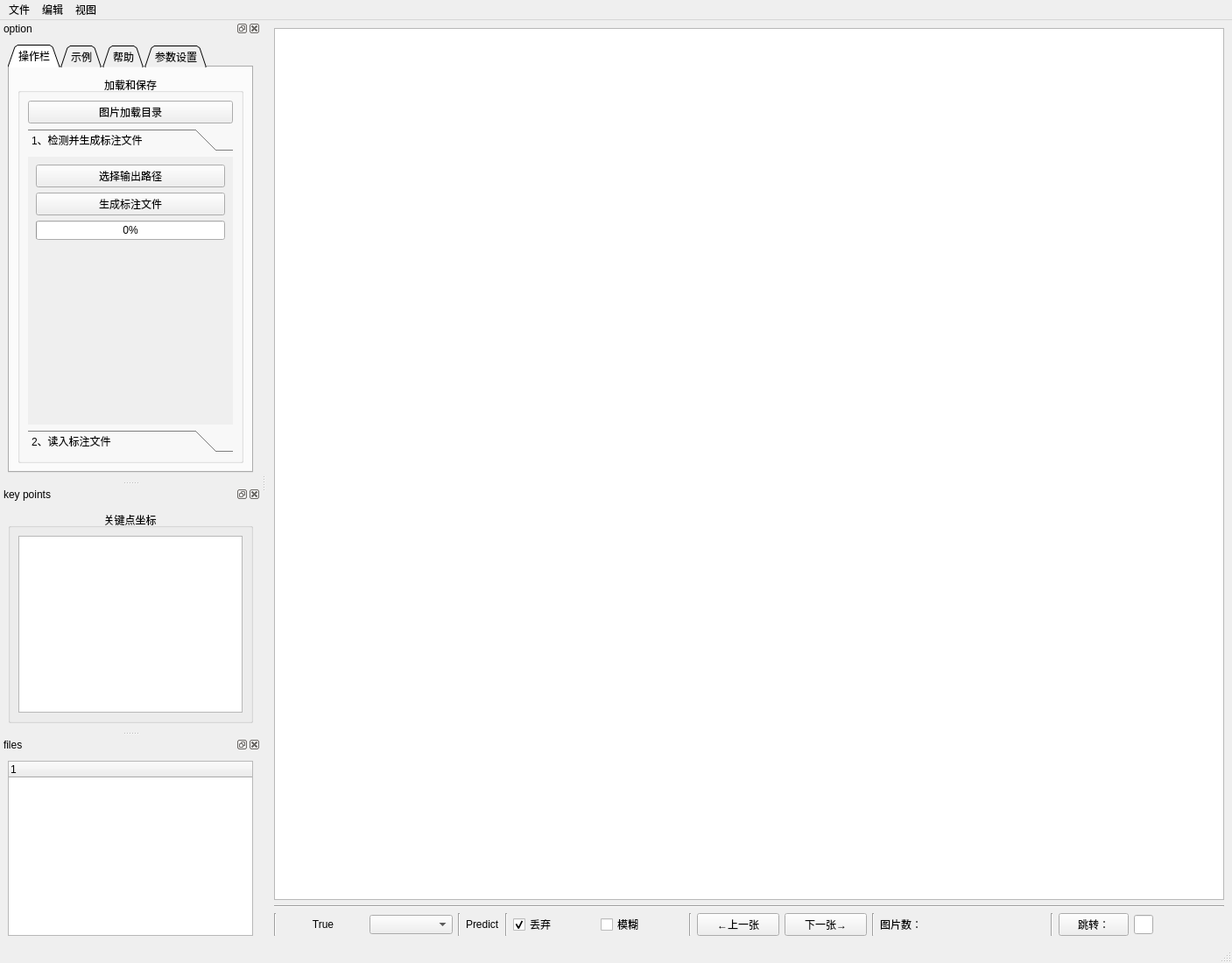
<?xml version="1.0" encoding="UTF-8"?>
<ui version="4.0">
 <class>MainWindow</class>
 <widget class="QMainWindow" name="MainWindow">
  <property name="geometry">
   <rect>
    <x>0</x>
    <y>0</y>
    <width>1407</width>
    <height>1100</height>
   </rect>
  </property>
  <property name="windowTitle">
   <string>LabelKPs</string>
  </property>
  <widget class="QWidget" name="centralwidget">
   <layout class="QHBoxLayout" name="horizontalLayout">
    <item>
     <layout class="QVBoxLayout" name="verticalLayout_8">
      <item>
       <widget class="QGraphicsView" name="graphicsView">
        <property name="cursor" stdset="0">
         <cursorShape>CrossCursor</cursorShape>
        </property>
        <property name="acceptDrops">
         <bool>true</bool>
        </property>
        <property name="frameShape">
         <enum>QFrame::StyledPanel</enum>
        </property>
        <property name="frameShadow">
         <enum>QFrame::Sunken</enum>
        </property>
       </widget>
      </item>
      <item>
       <layout class="QVBoxLayout" name="verticalLayout_5">
        <item>
         <widget class="Line" name="line">
          <property name="orientation">
           <enum>Qt::Horizontal</enum>
          </property>
         </widget>
        </item>
        <item>
         <layout class="QHBoxLayout" name="horizontalLayout_3" stretch="1,1,1,0,0,0,1,1,0,1,1,0,2,1,2">
          <item>
           <widget class="Line" name="line_5">
            <property name="orientation">
             <enum>Qt::Vertical</enum>
            </property>
           </widget>
          </item>
          <item>
           <widget class="QLabel" name="label_classes">
            <property name="baseSize">
             <size>
              <width>20</width>
              <height>0</height>
             </size>
            </property>
            <property name="contextMenuPolicy">
             <enum>Qt::DefaultContextMenu</enum>
            </property>
            <property name="text">
             <string>True</string>
            </property>
            <property name="alignment">
             <set>Qt::AlignCenter</set>
            </property>
           </widget>
          </item>
          <item>
           <widget class="QComboBox" name="comboBox"/>
          </item>
          <item>
           <widget class="Line" name="line_7">
            <property name="orientation">
             <enum>Qt::Vertical</enum>
            </property>
           </widget>
          </item>
          <item>
           <widget class="QLabel" name="label_predict">
            <property name="text">
             <string>Predict</string>
            </property>
           </widget>
          </item>
          <item>
           <widget class="Line" name="line_6">
            <property name="orientation">
             <enum>Qt::Vertical</enum>
            </property>
           </widget>
          </item>
          <item>
           <widget class="QCheckBox" name="discard">
            <property name="text">
             <string>丢弃</string>
            </property>
            <property name="checked">
             <bool>true</bool>
            </property>
           </widget>
          </item>
          <item>
           <widget class="QCheckBox" name="poor">
            <property name="text">
             <string>模糊</string>
            </property>
           </widget>
          </item>
          <item>
           <widget class="Line" name="line_4">
            <property name="orientation">
             <enum>Qt::Vertical</enum>
            </property>
           </widget>
          </item>
          <item>
           <widget class="QPushButton" name="preButton">
            <property name="text">
             <string>←上一张</string>
            </property>
           </widget>
          </item>
          <item>
           <widget class="QPushButton" name="nextButton">
            <property name="text">
             <string>下一张→</string>
            </property>
           </widget>
          </item>
          <item>
           <widget class="Line" name="line_2">
            <property name="orientation">
             <enum>Qt::Vertical</enum>
            </property>
           </widget>
          </item>
          <item>
           <widget class="QLabel" name="number_label">
            <property name="text">
             <string>图片数：     </string>
            </property>
           </widget>
          </item>
          <item>
           <widget class="Line" name="line_3">
            <property name="orientation">
             <enum>Qt::Vertical</enum>
            </property>
           </widget>
          </item>
          <item>
           <layout class="QHBoxLayout" name="horizontalLayout_2" stretch="1,2,10">
            <item>
             <widget class="QPushButton" name="goButton">
              <property name="text">
               <string>跳转：</string>
              </property>
             </widget>
            </item>
            <item>
             <widget class="QLineEdit" name="lineEdit">
              <property name="text">
               <string/>
              </property>
             </widget>
            </item>
            <item>
             <spacer name="horizontalSpacer">
              <property name="orientation">
               <enum>Qt::Horizontal</enum>
              </property>
              <property name="sizeHint" stdset="0">
               <size>
                <width>40</width>
                <height>20</height>
               </size>
              </property>
             </spacer>
            </item>
           </layout>
          </item>
         </layout>
        </item>
       </layout>
      </item>
     </layout>
    </item>
   </layout>
  </widget>
  <widget class="QMenuBar" name="menubar">
   <property name="geometry">
    <rect>
     <x>0</x>
     <y>0</y>
     <width>1407</width>
     <height>30</height>
    </rect>
   </property>
   <widget class="QMenu" name="menu">
    <property name="title">
     <string>文件</string>
    </property>
    <addaction name="action_loadDir"/>
    <addaction name="separator"/>
    <addaction name="action_labelfile"/>
    <addaction name="action_save"/>
   </widget>
   <widget class="QMenu" name="menu_2">
    <property name="title">
     <string>编辑</string>
    </property>
    <addaction name="separator"/>
    <addaction name="action_pre"/>
    <addaction name="action_next"/>
    <addaction name="action_go"/>
    <addaction name="separator"/>
    <addaction name="action_override"/>
   </widget>
   <widget class="QMenu" name="menu_3">
    <property name="title">
     <string>视图</string>
    </property>
    <addaction name="actionoption"/>
    <addaction name="actionkey_points"/>
    <addaction name="actionfiles"/>
   </widget>
   <addaction name="menu"/>
   <addaction name="menu_2"/>
   <addaction name="menu_3"/>
  </widget>
  <widget class="QStatusBar" name="statusbar"/>
  <widget class="QDockWidget" name="dockWidget_1">
   <property name="windowTitle">
    <string>option</string>
   </property>
   <attribute name="dockWidgetArea">
    <number>1</number>
   </attribute>
   <widget class="QWidget" name="dockWidgetContents">
    <layout class="QVBoxLayout" name="verticalLayout_2">
     <item>
      <widget class="QTabWidget" name="tabWidget">
       <property name="layoutDirection">
        <enum>Qt::LeftToRight</enum>
       </property>
       <property name="tabPosition">
        <enum>QTabWidget::North</enum>
       </property>
       <property name="tabShape">
        <enum>QTabWidget::Triangular</enum>
       </property>
       <property name="currentIndex">
        <number>0</number>
       </property>
       <property name="elideMode">
        <enum>Qt::ElideNone</enum>
       </property>
       <property name="documentMode">
        <bool>false</bool>
       </property>
       <property name="tabsClosable">
        <bool>false</bool>
       </property>
       <property name="movable">
        <bool>true</bool>
       </property>
       <property name="tabBarAutoHide">
        <bool>false</bool>
       </property>
       <widget class="QWidget" name="tab_1">
        <attribute name="title">
         <string>操作栏</string>
        </attribute>
        <layout class="QVBoxLayout" name="verticalLayout_9">
         <item>
          <widget class="QGroupBox" name="GBload_save">
           <property name="title">
            <string>加载和保存</string>
           </property>
           <property name="alignment">
            <set>Qt::AlignCenter</set>
           </property>
           <layout class="QVBoxLayout" name="verticalLayout_4">
            <item>
             <widget class="QPushButton" name="loadButton">
              <property name="text">
               <string>图片加载目录</string>
              </property>
              <property name="checkable">
               <bool>false</bool>
              </property>
              <property name="autoDefault">
               <bool>false</bool>
              </property>
              <property name="default">
               <bool>false</bool>
              </property>
              <property name="flat">
               <bool>false</bool>
              </property>
             </widget>
            </item>
            <item>
             <widget class="QToolBox" name="toolBox">
              <property name="currentIndex">
               <number>0</number>
              </property>
              <widget class="QWidget" name="page">
               <property name="geometry">
                <rect>
                 <x>0</x>
                 <y>0</y>
                 <width>224</width>
                 <height>310</height>
                </rect>
               </property>
               <attribute name="label">
                <string>1、检测并生成标注文件</string>
               </attribute>
               <layout class="QVBoxLayout" name="verticalLayout_14">
                <item>
                 <widget class="QPushButton" name="outputButton">
                  <property name="text">
                   <string>选择输出路径</string>
                  </property>
                 </widget>
                </item>
                <item>
                 <widget class="QPushButton" name="generateButton">
                  <property name="text">
                   <string>生成标注文件</string>
                  </property>
                 </widget>
                </item>
                <item>
                 <widget class="QProgressBar" name="progressBar">
                  <property name="value">
                   <number>0</number>
                  </property>
                  <property name="alignment">
                   <set>Qt::AlignCenter</set>
                  </property>
                  <property name="orientation">
                   <enum>Qt::Horizontal</enum>
                  </property>
                  <property name="invertedAppearance">
                   <bool>false</bool>
                  </property>
                  <property name="textDirection">
                   <enum>QProgressBar::TopToBottom</enum>
                  </property>
                  <property name="format">
                   <string>%p%</string>
                  </property>
                 </widget>
                </item>
                <item>
                 <spacer name="verticalSpacer_4">
                  <property name="orientation">
                   <enum>Qt::Vertical</enum>
                  </property>
                  <property name="sizeHint" stdset="0">
                   <size>
                    <width>20</width>
                    <height>40</height>
                   </size>
                  </property>
                 </spacer>
                </item>
               </layout>
              </widget>
              <widget class="QWidget" name="page_2">
               <property name="geometry">
                <rect>
                 <x>0</x>
                 <y>0</y>
                 <width>224</width>
                 <height>310</height>
                </rect>
               </property>
               <attribute name="label">
                <string>2、读入标注文件</string>
               </attribute>
               <layout class="QVBoxLayout" name="verticalLayout_7">
                <item>
                 <widget class="QPushButton" name="jsonButton">
                  <property name="text">
                   <string>选择标注文件</string>
                  </property>
                 </widget>
                </item>
                <item>
                 <widget class="QPushButton" name="redetectButton">
                  <property name="text">
                   <string>重新检测当前图片</string>
                  </property>
                 </widget>
                </item>
                <item>
                 <widget class="QPushButton" name="saveButton">
                  <property name="text">
                   <string>保存标注文件</string>
                  </property>
                 </widget>
                </item>
                <item>
                 <spacer name="verticalSpacer_3">
                  <property name="orientation">
                   <enum>Qt::Vertical</enum>
                  </property>
                  <property name="sizeHint" stdset="0">
                   <size>
                    <width>20</width>
                    <height>40</height>
                   </size>
                  </property>
                 </spacer>
                </item>
               </layout>
              </widget>
             </widget>
            </item>
           </layout>
          </widget>
         </item>
        </layout>
       </widget>
       <widget class="QWidget" name="tab_2">
        <attribute name="title">
         <string>示例</string>
        </attribute>
        <layout class="QVBoxLayout" name="verticalLayout" stretch="1,0,3">
         <item>
          <spacer name="verticalSpacer_2">
           <property name="orientation">
            <enum>Qt::Vertical</enum>
           </property>
           <property name="sizeHint" stdset="0">
            <size>
             <width>20</width>
             <height>48</height>
            </size>
           </property>
          </spacer>
         </item>
         <item>
          <widget class="QLabel" name="label_picture">
           <property name="minimumSize">
            <size>
             <width>224</width>
             <height>224</height>
            </size>
           </property>
           <property name="text">
            <string/>
           </property>
           <property name="pixmap">
            <pixmap>C:/Users/WISE &amp; BRAVE/Desktop/Example_n.png</pixmap>
           </property>
           <property name="scaledContents">
            <bool>true</bool>
           </property>
           <property name="alignment">
            <set>Qt::AlignLeading|Qt::AlignLeft|Qt::AlignVCenter</set>
           </property>
           <property name="wordWrap">
            <bool>false</bool>
           </property>
          </widget>
         </item>
         <item>
          <spacer name="verticalSpacer">
           <property name="orientation">
            <enum>Qt::Vertical</enum>
           </property>
           <property name="sizeHint" stdset="0">
            <size>
             <width>20</width>
             <height>151</height>
            </size>
           </property>
          </spacer>
         </item>
        </layout>
       </widget>
       <widget class="QWidget" name="tab">
        <attribute name="title">
         <string>帮助</string>
        </attribute>
        <layout class="QVBoxLayout" name="verticalLayout_12">
         <item>
          <widget class="QLabel" name="label_caption">
           <property name="frameShape">
            <enum>QFrame::NoFrame</enum>
           </property>
           <property name="text">
            <string>TextLabel</string>
           </property>
           <property name="scaledContents">
            <bool>true</bool>
           </property>
          </widget>
         </item>
        </layout>
       </widget>
       <widget class="QWidget" name="tab_3">
        <attribute name="title">
         <string>参数设置</string>
        </attribute>
        <layout class="QVBoxLayout" name="verticalLayout_16">
         <item>
          <widget class="QGroupBox" name="groupBox_4">
           <property name="title">
            <string>检测参数</string>
           </property>
           <property name="alignment">
            <set>Qt::AlignCenter</set>
           </property>
           <property name="flat">
            <bool>false</bool>
           </property>
           <property name="checkable">
            <bool>false</bool>
           </property>
           <layout class="QVBoxLayout" name="verticalLayout_15">
            <property name="leftMargin">
             <number>10</number>
            </property>
            <property name="topMargin">
             <number>10</number>
            </property>
            <property name="rightMargin">
             <number>10</number>
            </property>
            <property name="bottomMargin">
             <number>10</number>
            </property>
            <item>
             <widget class="QFrame" name="frame_3">
              <property name="frameShape">
               <enum>QFrame::StyledPanel</enum>
              </property>
              <property name="frameShadow">
               <enum>QFrame::Raised</enum>
              </property>
              <layout class="QHBoxLayout" name="horizontalLayout_7">
               <property name="topMargin">
                <number>10</number>
               </property>
               <property name="bottomMargin">
                <number>10</number>
               </property>
               <item>
                <widget class="QLabel" name="hand_maximum_label">
                 <property name="text">
                  <string>手数上限</string>
                 </property>
                </widget>
               </item>
               <item>
                <widget class="QScrollBar" name="max_num_hands_ScrollBar">
                 <property name="orientation">
                  <enum>Qt::Horizontal</enum>
                 </property>
                </widget>
               </item>
              </layout>
             </widget>
            </item>
            <item>
             <widget class="QFrame" name="frame">
              <property name="frameShape">
               <enum>QFrame::StyledPanel</enum>
              </property>
              <property name="frameShadow">
               <enum>QFrame::Raised</enum>
              </property>
              <layout class="QHBoxLayout" name="horizontalLayout_4">
               <property name="topMargin">
                <number>10</number>
               </property>
               <property name="bottomMargin">
                <number>10</number>
               </property>
               <item>
                <widget class="QLabel" name="thr_label">
                 <property name="text">
                  <string>检测阈值</string>
                 </property>
                </widget>
               </item>
               <item>
                <widget class="QScrollBar" name="detection_thr_ScrollBar">
                 <property name="orientation">
                  <enum>Qt::Horizontal</enum>
                 </property>
                </widget>
               </item>
              </layout>
             </widget>
            </item>
            <item>
             <widget class="QFrame" name="frame_2">
              <property name="frameShape">
               <enum>QFrame::StyledPanel</enum>
              </property>
              <property name="frameShadow">
               <enum>QFrame::Raised</enum>
              </property>
              <layout class="QHBoxLayout" name="horizontalLayout_6">
               <item>
                <widget class="QLabel" name="num_label">
                 <property name="text">
                  <string>图片个数</string>
                 </property>
                </widget>
               </item>
               <item>
                <widget class="QSpinBox" name="num_spinBox">
                 <property name="frame">
                  <bool>false</bool>
                 </property>
                 <property name="alignment">
                  <set>Qt::AlignCenter</set>
                 </property>
                 <property name="buttonSymbols">
                  <enum>QAbstractSpinBox::UpDownArrows</enum>
                 </property>
                 <property name="showGroupSeparator" stdset="0">
                  <bool>false</bool>
                 </property>
                 <property name="minimum">
                  <number>-1</number>
                 </property>
                 <property name="maximum">
                  <number>999999999</number>
                 </property>
                 <property name="value">
                  <number>-1</number>
                 </property>
                </widget>
               </item>
              </layout>
             </widget>
            </item>
            <item>
             <widget class="QFrame" name="frame_4">
              <property name="frameShape">
               <enum>QFrame::StyledPanel</enum>
              </property>
              <property name="frameShadow">
               <enum>QFrame::Raised</enum>
              </property>
              <layout class="QVBoxLayout" name="verticalLayout_17">
               <item>
                <widget class="QCheckBox" name="isShuffle_checkBox">
                 <property name="text">
                  <string>打乱检测顺序</string>
                 </property>
                 <property name="checked">
                  <bool>true</bool>
                 </property>
                </widget>
               </item>
              </layout>
             </widget>
            </item>
           </layout>
          </widget>
         </item>
         <item>
          <widget class="QGroupBox" name="groupBox_3">
           <property name="title">
            <string>骨架</string>
           </property>
           <property name="alignment">
            <set>Qt::AlignHCenter|Qt::AlignTop</set>
           </property>
           <layout class="QVBoxLayout" name="verticalLayout_13">
            <item>
             <widget class="QGroupBox" name="groupBox">
              <property name="title">
               <string>可见性</string>
              </property>
              <property name="alignment">
               <set>Qt::AlignLeading|Qt::AlignLeft|Qt::AlignVCenter</set>
              </property>
              <property name="flat">
               <bool>true</bool>
              </property>
              <property name="checkable">
               <bool>false</bool>
              </property>
              <layout class="QHBoxLayout" name="horizontalLayout_5">
               <item>
                <widget class="QRadioButton" name="radioButton_show">
                 <property name="text">
                  <string>显示</string>
                 </property>
                 <property name="checked">
                  <bool>true</bool>
                 </property>
                </widget>
               </item>
               <item>
                <widget class="QRadioButton" name="radioButton_hide">
                 <property name="text">
                  <string>隐藏</string>
                 </property>
                </widget>
               </item>
              </layout>
             </widget>
            </item>
            <item>
             <widget class="QGroupBox" name="groupBox_2">
              <property name="title">
               <string>粗细</string>
              </property>
              <property name="alignment">
               <set>Qt::AlignLeading|Qt::AlignLeft|Qt::AlignVCenter</set>
              </property>
              <property name="flat">
               <bool>true</bool>
              </property>
              <layout class="QVBoxLayout" name="verticalLayout_11">
               <item>
                <widget class="QScrollBar" name="bone_scollBar">
                 <property name="orientation">
                  <enum>Qt::Horizontal</enum>
                 </property>
                </widget>
               </item>
              </layout>
             </widget>
            </item>
           </layout>
          </widget>
         </item>
        </layout>
       </widget>
      </widget>
     </item>
    </layout>
   </widget>
  </widget>
  <widget class="QDockWidget" name="dockWidget_2">
   <property name="windowTitle">
    <string>key points</string>
   </property>
   <attribute name="dockWidgetArea">
    <number>1</number>
   </attribute>
   <widget class="QWidget" name="dockWidgetContents_2">
    <layout class="QVBoxLayout" name="verticalLayout_3">
     <item>
      <widget class="QGroupBox" name="GBkps">
       <property name="title">
        <string>关键点坐标</string>
       </property>
       <property name="alignment">
        <set>Qt::AlignCenter</set>
       </property>
       <layout class="QVBoxLayout" name="verticalLayout_6">
        <item>
         <widget class="QListWidget" name="listWidget_points"/>
        </item>
       </layout>
      </widget>
     </item>
    </layout>
   </widget>
  </widget>
  <widget class="QDockWidget" name="dockWidget_3">
   <property name="accessibleName">
    <string/>
   </property>
   <property name="windowTitle">
    <string>files</string>
   </property>
   <attribute name="dockWidgetArea">
    <number>1</number>
   </attribute>
   <widget class="QWidget" name="dockWidgetContents_3">
    <layout class="QVBoxLayout" name="verticalLayout_10">
     <item>
      <widget class="QTreeWidget" name="treeWidget">
       <column>
        <property name="text">
         <string notr="true">1</string>
        </property>
       </column>
      </widget>
     </item>
    </layout>
   </widget>
  </widget>
  <action name="action_loadDir">
   <property name="text">
    <string>图片加载目录</string>
   </property>
   <property name="shortcut">
    <string>Ctrl+O</string>
   </property>
  </action>
  <action name="action_labelfile">
   <property name="text">
    <string>选择标注文件</string>
   </property>
   <property name="shortcut">
    <string>Ctrl+J</string>
   </property>
  </action>
  <action name="action_next">
   <property name="text">
    <string>下一张图片</string>
   </property>
   <property name="shortcut">
    <string>D</string>
   </property>
  </action>
  <action name="action_pre">
   <property name="text">
    <string>上一张图片</string>
   </property>
   <property name="shortcut">
    <string>A</string>
   </property>
  </action>
  <action name="action_go">
   <property name="text">
    <string>跳转</string>
   </property>
   <property name="shortcut">
    <string>Enter</string>
   </property>
  </action>
  <action name="actionoption">
   <property name="checkable">
    <bool>true</bool>
   </property>
   <property name="checked">
    <bool>true</bool>
   </property>
   <property name="text">
    <string>option</string>
   </property>
   <property name="shortcut">
    <string>Ctrl+1</string>
   </property>
   <property name="shortcutContext">
    <enum>Qt::WindowShortcut</enum>
   </property>
  </action>
  <action name="actionkey_points">
   <property name="checkable">
    <bool>true</bool>
   </property>
   <property name="checked">
    <bool>true</bool>
   </property>
   <property name="text">
    <string>key points</string>
   </property>
   <property name="shortcut">
    <string>Ctrl+2</string>
   </property>
  </action>
  <action name="actionfiles">
   <property name="checkable">
    <bool>true</bool>
   </property>
   <property name="checked">
    <bool>true</bool>
   </property>
   <property name="text">
    <string>files</string>
   </property>
   <property name="shortcut">
    <string>Ctrl+3</string>
   </property>
  </action>
  <action name="action_save">
   <property name="text">
    <string>保存标注文件</string>
   </property>
   <property name="shortcut">
    <string>Ctrl+S</string>
   </property>
  </action>
  <action name="action_override">
   <property name="checkable">
    <bool>true</bool>
   </property>
   <property name="text">
    <string>覆盖原标注文件</string>
   </property>
  </action>
  <action name="action_redetect">
   <property name="text">
    <string>重新检测当前图片</string>
   </property>
   <property name="shortcut">
    <string>R</string>
   </property>
  </action>
 </widget>
 <resources/>
 <connections>
  <connection>
   <sender>actionfiles</sender>
   <signal>toggled(bool)</signal>
   <receiver>dockWidget_3</receiver>
   <slot>setVisible(bool)</slot>
   <hints>
    <hint type="sourcelabel">
     <x>-1</x>
     <y>-1</y>
    </hint>
    <hint type="destinationlabel">
     <x>142</x>
     <y>654</y>
    </hint>
   </hints>
  </connection>
  <connection>
   <sender>actionkey_points</sender>
   <signal>toggled(bool)</signal>
   <receiver>dockWidget_2</receiver>
   <slot>setVisible(bool)</slot>
   <hints>
    <hint type="sourcelabel">
     <x>-1</x>
     <y>-1</y>
    </hint>
    <hint type="destinationlabel">
     <x>142</x>
     <y>482</y>
    </hint>
   </hints>
  </connection>
  <connection>
   <sender>actionoption</sender>
   <signal>toggled(bool)</signal>
   <receiver>dockWidget_1</receiver>
   <slot>setVisible(bool)</slot>
   <hints>
    <hint type="sourcelabel">
     <x>-1</x>
     <y>-1</y>
    </hint>
    <hint type="destinationlabel">
     <x>142</x>
     <y>201</y>
    </hint>
   </hints>
  </connection>
  <connection>
   <sender>dockWidget_1</sender>
   <signal>visibilityChanged(bool)</signal>
   <receiver>actionoption</receiver>
   <slot>setChecked(bool)</slot>
   <hints>
    <hint type="sourcelabel">
     <x>142</x>
     <y>201</y>
    </hint>
    <hint type="destinationlabel">
     <x>-1</x>
     <y>-1</y>
    </hint>
   </hints>
  </connection>
  <connection>
   <sender>dockWidget_2</sender>
   <signal>visibilityChanged(bool)</signal>
   <receiver>actionkey_points</receiver>
   <slot>setChecked(bool)</slot>
   <hints>
    <hint type="sourcelabel">
     <x>142</x>
     <y>482</y>
    </hint>
    <hint type="destinationlabel">
     <x>-1</x>
     <y>-1</y>
    </hint>
   </hints>
  </connection>
  <connection>
   <sender>dockWidget_3</sender>
   <signal>visibilityChanged(bool)</signal>
   <receiver>actionfiles</receiver>
   <slot>setChecked(bool)</slot>
   <hints>
    <hint type="sourcelabel">
     <x>142</x>
     <y>654</y>
    </hint>
    <hint type="destinationlabel">
     <x>-1</x>
     <y>-1</y>
    </hint>
   </hints>
  </connection>
  <connection>
   <sender>action_next</sender>
   <signal>triggered()</signal>
   <receiver>nextButton</receiver>
   <slot>click()</slot>
   <hints>
    <hint type="sourcelabel">
     <x>-1</x>
     <y>-1</y>
    </hint>
    <hint type="destinationlabel">
     <x>450</x>
     <y>693</y>
    </hint>
   </hints>
  </connection>
  <connection>
   <sender>action_go</sender>
   <signal>triggered()</signal>
   <receiver>goButton</receiver>
   <slot>click()</slot>
   <hints>
    <hint type="sourcelabel">
     <x>-1</x>
     <y>-1</y>
    </hint>
    <hint type="destinationlabel">
     <x>696</x>
     <y>693</y>
    </hint>
   </hints>
  </connection>
  <connection>
   <sender>action_pre</sender>
   <signal>triggered()</signal>
   <receiver>preButton</receiver>
   <slot>click()</slot>
   <hints>
    <hint type="sourcelabel">
     <x>-1</x>
     <y>-1</y>
    </hint>
    <hint type="destinationlabel">
     <x>350</x>
     <y>693</y>
    </hint>
   </hints>
  </connection>
  <connection>
   <sender>action_loadDir</sender>
   <signal>triggered()</signal>
   <receiver>loadButton</receiver>
   <slot>click()</slot>
   <hints>
    <hint type="sourcelabel">
     <x>-1</x>
     <y>-1</y>
    </hint>
    <hint type="destinationlabel">
     <x>141</x>
     <y>139</y>
    </hint>
   </hints>
  </connection>
  <connection>
   <sender>action_save</sender>
   <signal>triggered()</signal>
   <receiver>saveButton</receiver>
   <slot>click()</slot>
   <hints>
    <hint type="sourcelabel">
     <x>-1</x>
     <y>-1</y>
    </hint>
    <hint type="destinationlabel">
     <x>154</x>
     <y>201</y>
    </hint>
   </hints>
  </connection>
  <connection>
   <sender>action_labelfile</sender>
   <signal>triggered()</signal>
   <receiver>jsonButton</receiver>
   <slot>click()</slot>
   <hints>
    <hint type="sourcelabel">
     <x>-1</x>
     <y>-1</y>
    </hint>
    <hint type="destinationlabel">
     <x>141</x>
     <y>182</y>
    </hint>
   </hints>
  </connection>
  <connection>
   <sender>action_redetect</sender>
   <signal>triggered()</signal>
   <receiver>redetectButton</receiver>
   <slot>click()</slot>
   <hints>
    <hint type="sourcelabel">
     <x>-1</x>
     <y>-1</y>
    </hint>
    <hint type="destinationlabel">
     <x>140</x>
     <y>240</y>
    </hint>
   </hints>
  </connection>
 </connections>
</ui>
